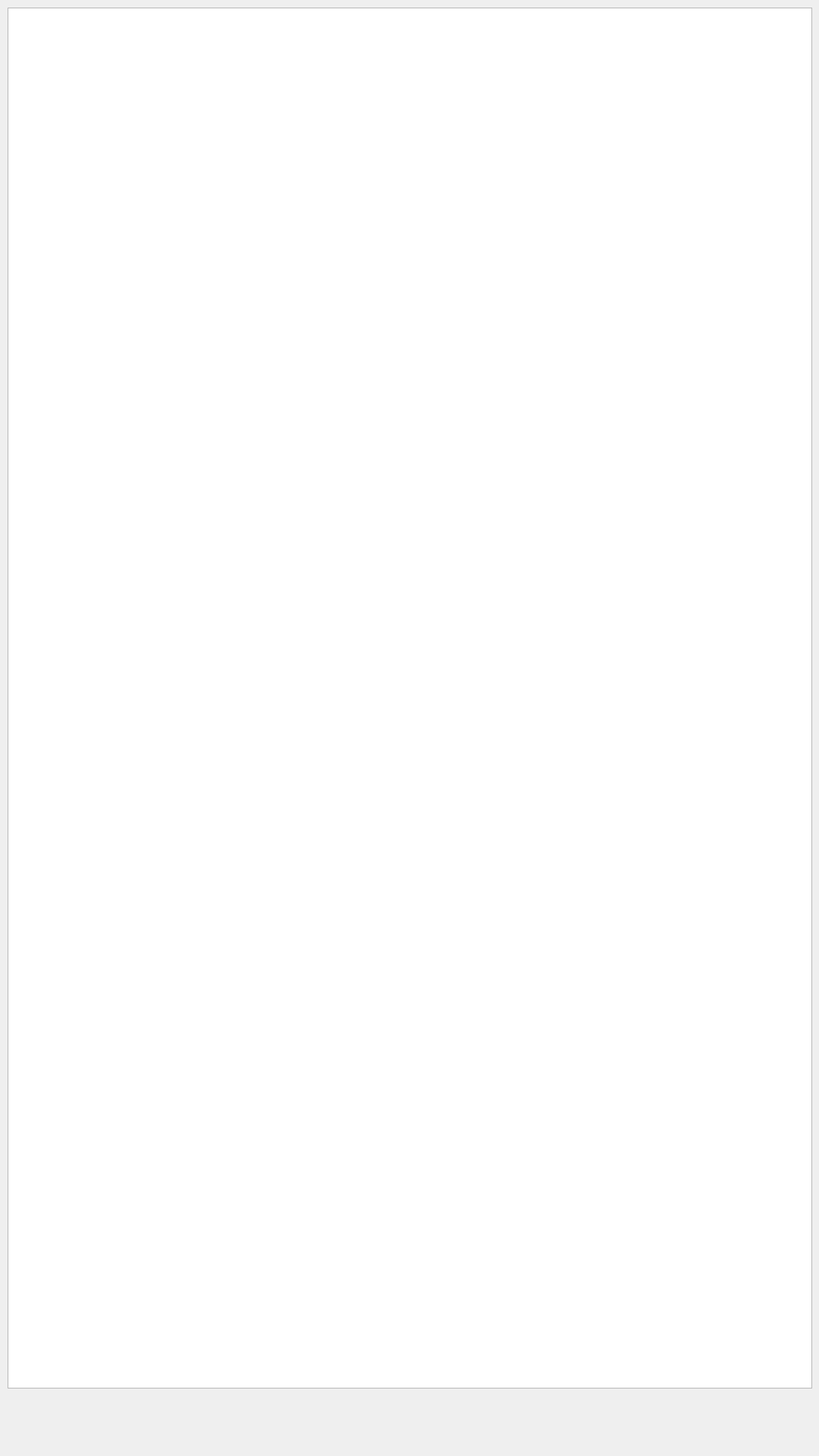
<?xml version="1.0" encoding="UTF-8"?>
<ui version="4.0">
 <class>HelpDialog</class>
 <widget class="QDialog" name="HelpDialog">
  <property name="geometry">
   <rect>
    <x>0</x>
    <y>0</y>
    <width>1080</width>
    <height>1920</height>
   </rect>
  </property>
  <property name="windowTitle">
   <string>游戏帮助</string>
  </property>
  <widget class="QTextBrowser" name="textBrowser">
   <property name="geometry">
    <rect>
     <x>10</x>
     <y>10</y>
     <width>1061</width>
     <height>1821</height>
    </rect>
   </property>
   <property name="html">
    <string>&lt;!DOCTYPE HTML PUBLIC &quot;-//W3C//DTD HTML 4.0//EN&quot; &quot;http://www.w3.org/TR/REC-html40/strict.dtd&quot;&gt;
&lt;html&gt;&lt;head&gt;&lt;meta name=&quot;qrichtext&quot; content=&quot;1&quot; /&gt;&lt;style type=&quot;text/css&quot;&gt;
p, li { white-space: pre-wrap; }
&lt;/style&gt;&lt;/head&gt;&lt;body style=&quot; font-family:'SimSun'; font-size:9pt; font-weight:400; font-style:normal;&quot;&gt;
&lt;p align=&quot;center&quot; style=&quot; margin-top:0px; margin-bottom:0px; margin-left:0px; margin-right:0px; -qt-block-indent:0; text-indent:0px;&quot;&gt;&lt;img src=&quot;:/res/helpdoc/image1.png&quot; /&gt;&lt;/p&gt;
&lt;p align=&quot;center&quot; style=&quot; margin-top:0px; margin-bottom:0px; margin-left:0px; margin-right:0px; -qt-block-indent:0; text-indent:0px;&quot;&gt;&lt;img src=&quot;:/res/helpdoc/image2.png&quot; /&gt;&lt;/p&gt;
&lt;p align=&quot;center&quot; style=&quot; margin-top:0px; margin-bottom:0px; margin-left:0px; margin-right:0px; -qt-block-indent:0; text-indent:0px;&quot;&gt;&lt;img src=&quot;:/res/helpdoc/image3.png&quot; /&gt;&lt;/p&gt;&lt;/body&gt;&lt;/html&gt;</string>
   </property>
  </widget>
 </widget>
 <resources/>
 <connections/>
</ui>
